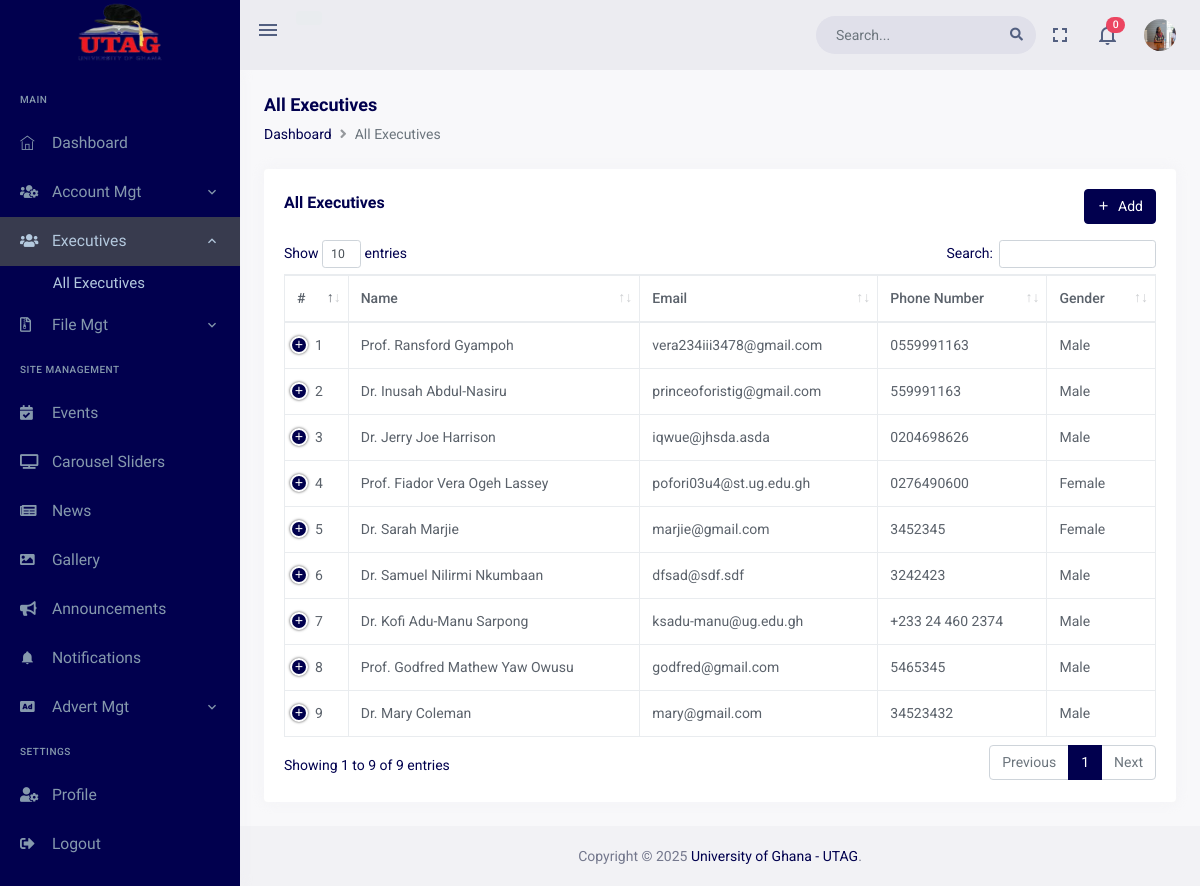
/dashboard/executives/executive_members (signed in), run on an earlier commit of the app's database.
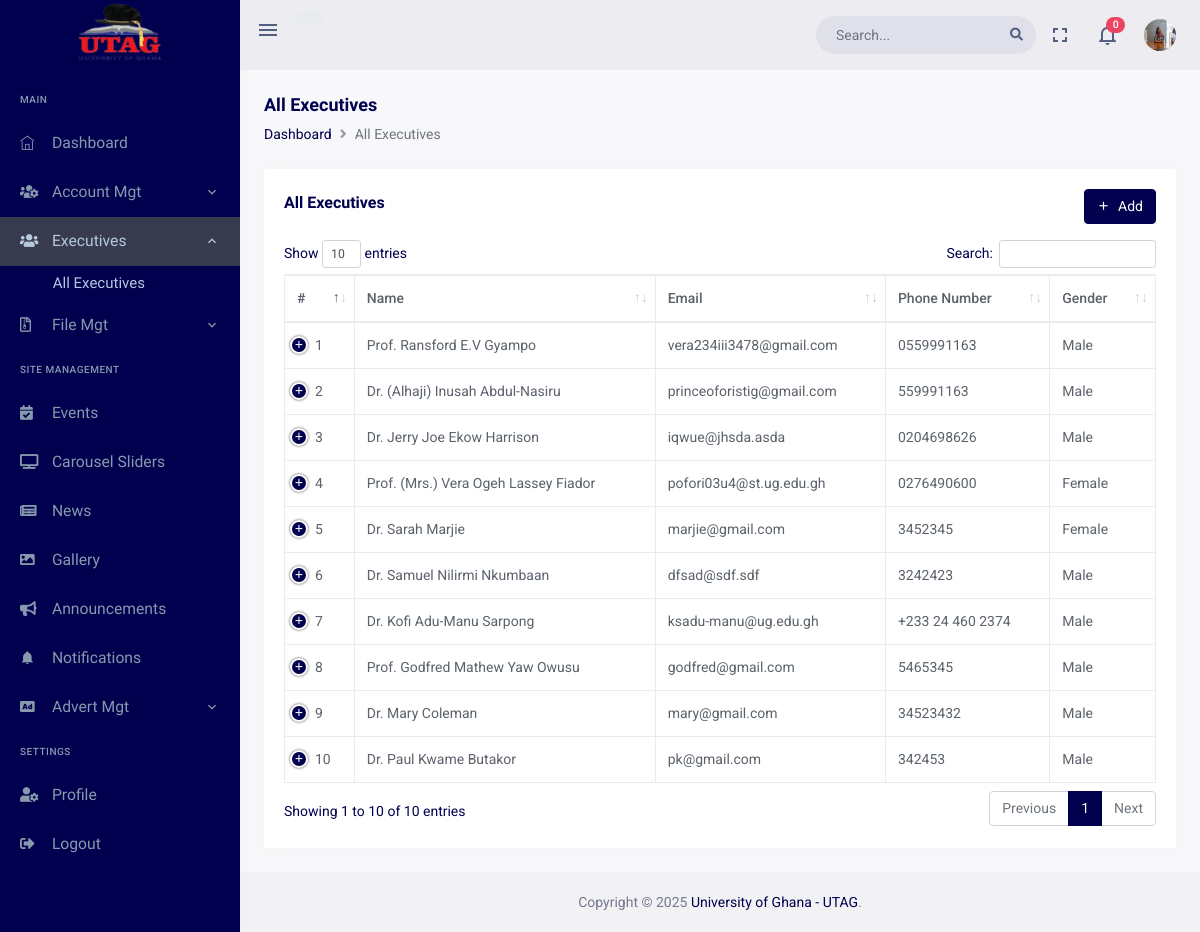
And on a later commit of the database.
### accounts/models.py (models this page shows, shortened)
class User(AbstractBaseUser, PermissionsMixin):
    TITLE_CHOICES = (
        ('Prof.', 'Prof.'),
        ("Prof. (Mrs.)", "Prof. (Mrs.)"),
        ('Dr.', 'Dr.'),
        ("Dr. (Alhaji)", "Dr. (Alhaji)"),
        ('Mr.', 'Mr.'),
        ('Mrs.', 'Mrs.'),
    )
    GENDER_CHOICES = (
        ('Male', 'Male'),
        ('Female', 'Female')
    )
    EXECUTIVE_POSITION_CHOICES = (
        ('President', 'President'),
        ('Vice President', 'Vice President'),
        ('Secretary', 'Secretary'),
        ('Treasurer', 'Treasurer'),
        ("Women's Executive Officer", "Women's Executive Officer"),
        ('Past President', 'Past President'),
        ('CBAS Rep', 'CBAS Rep'),
        ('College of Humanities Rep', 'College of Humanities Rep'),
        ('College of Health Rep', 'College of Health Rep'),
        ("College of Education Rep", "College of Education Rep"),
    )
    title = models.CharField(max_length=15, choices=TITLE_CHOICES)
    first_name = models.CharField(max_length=30)
    other_name = models.CharField(max_length=30, blank=True, null=True)
    last_name = models.CharField(max_length=30)
    gender = models.CharField(max_length=10, choices=GENDER_CHOICES)
    profile_pic = models.ImageField(upload_to='profile_pictures/', blank=True, null=True)
    email = models.EmailField(unique=True)
    email_sent = models.BooleanField(default=False)
    phone_number = models.CharField(max_length=15, blank=True, null=True)
    department = models.CharField(max_length=50, blank=True, null=True)
    created_from_dashboard = models.BooleanField(default=False)
    created_by = models.ForeignKey('self', on_delete=models.CASCADE, blank=True, null=True)
    is_bulk_creation = models.BooleanField(default=False)
    created_at = models.DateTimeField(auto_now_add=True)
    updated_at = models.DateTimeField(auto_now=True)
    is_staff = models.BooleanField(default=False)
    is_superuser = models.BooleanField(default=False)
    executive_image = models.ImageField(upload_to='executive_images/', blank=True, null=True)
    executive_position = models.CharField(max_length=30, choices=EXECUTIVE_POSITION_CHOICES, blank=True, null=True)
    fb_profile_url = models.URLField(blank=True, null=True)
    twitter_profile_url = models.URLField(blank=True, null=True)
    linkedin_profile_url = models.URLField(blank=True, null=True)
    date_appointed = models.DateField(null=True, blank=True)
    date_ended = models.DateField(null=True, blank=True)
    is_active_executive = models.BooleanField(default=False)
    objects = UserManager()
    USERNAME_FIELD = 'email'
    REQUIRED_FIELDS = ['title', 'first_name', 'last_name', 'gender']
    def get_full_name(self):
        if self.other_name:
            return f'{self.title} {self.first_name} {self.other_name} {self.last_name}'
        else:
            return f'{self.title} {self.first_name} {self.last_name}'
    def get_short_name(self):
        return self.first_name
    def get_profile_pic_url(self):
        return self.profile_pic.url if self.profile_pic else '/static/dashboard/assets/images/users/profile.png'
    def get_executive_image_url(self):
        return self.executive_image.url if self.executive_image else None
    def is_admin(self):
        return self.groups.filter(name='Admin').exists() or self.is_superuser
    class Meta:
        permissions = [
        ('view_dashboard', 'Can view dashboard'),
        ('add_admin', 'Can add admin'),
        ('change_admin', 'Can change admin'),
        ('delete_admin', 'Can delete admin'),
        ('view_admin', 'Can view admin'),
        ('add_executive', 'Can add executive'),
        ('change_executive', 'Can change executive'),
        ('delete_executive', 'Can delete executive'),
        ('view_executive', 'Can view executive'),
        ('add_member', 'Can add member'),
        ('change_member', 'Can change member'),
        ('delete_member', 'Can delete member'),
        ('view_member', 'Can view member'),
        ]

### dashboard/views/executives.py (the view)
# urls.py: path('executives/executive_members',views.ExecutiveMembersView.as_view(), name='executive_members'),
class ExecutiveMembersView(PermissionRequiredMixin,View):
    template_name = 'dashboard_pages/executive_members.html'
    permission_required = 'accounts.view_dashboard'
    @method_decorator(MustLogin)
    def get(self, request):
        executive_officers = User.objects.filter(executive_position__in=executive_committee_members_position_order, is_active_executive=True)
        executive_officers = sorted(executive_officers, key=lambda x: executive_committee_members_position_order.index(x.executive_position) if x.executive_position in executive_committee_members_position_order else len(executive_committee_members_position_order))
        members = User.objects.all()
        notifications = Notification.objects.filter(user=request.user).order_by('-created_at')[:5]
        notification_count = Notification.objects.filter(user=request.user, status='UNREAD').count()
        context = {
            'executive_officers': executive_officers,
            'members': members,
            'notifications': notifications,
            'notification_count': notification_count,
        }
        return render(request, self.template_name, context)

### dashboard/templates/dashboard_pages/executive_members.html (shortened to what this page needs)
{% extends "base/dashboard_base.html" %}
{% load static %}
{% block content %}
<div class="page-content">
    <div class="container-fluid">
        <div class="page-title-box">
            <div class="row align-items-center">
                <div class="col-md-8">
                    <h6 class="page-title">All Executives</h6>
                    <ol class="breadcrumb m-0">
                        <li class="breadcrumb-item"><a href="{% url 'dashboard:dashboard' %}">Dashboard</a></li>
                        <li class="breadcrumb-item active" aria-current="page">All Executives</li>
                    </ol>
                </div>
            </div>
        </div>
        <div class="row">
            <div class="col-12">
                <div class="card">
                    <div class="card-body">
                        <div class="row align-items-center">
                            <div class="col-md-8">
                                <h4 class="card-title">All Executives</h4>
                            </div>
                            {% if user.is_admin or user.is_superuser %}
                            <div class="col-md-4">
                                <div class="float-end d-none d-md-block">
                                    <div class="dropdown">
                                        <button class="btn btn-primary dropdown-toggle" type="button" id="addDropdown" data-bs-toggle="dropdown" aria-expanded="false">
                                            <i class="mdi mdi-plus me-1"></i> Add
                                        </button>
                                    </div>
                                </div>
                            </div>
                            {% endif %}
                        </div>
                        <div class="mt-3">
                            <table id="datatable" class="table table-bordered dt-responsive nowrap" style="border-collapse: collapse; border-spacing: 0; width: 100%;">
                                <thead>
                                    <tr>
                                        <th>#</th>
                                        <th>Name</th>
                                        <th>Email</th>
                                        <th>Phone Number</th>
                                        <th>Gender</th>
                                    </tr>
                                </thead>
                                <tbody>
                                    {% for executive in executive_officers %}
                                    <tr>
                                        <td>{{forloop.counter}}</td>
                                        <td>{{executive.get_full_name}}</td>
                                        <td>{{executive.email}}</td>
                                        <td>{{executive.phone_number}}</td>
                                        <td>{{executive.gender}}</td>
                                    </tr>
                                    {% endfor %}
                                </tbody>
                            </table>
                        </div>
                    </div>
                </div>
            </div>
        </div>
    </div>
</div>
{% endblock content %}
{% block my_styles %}
 <link href="{% static 'dashboard/assets/libs/datatables.net-bs4/css/dataTables.bootstrap4.min.css' %}" rel="stylesheet" type="text/css">
 <link href="{% static 'dashboard/assets/libs/datatables.net-buttons-bs4/css/buttons.bootstrap4.min.css' %}" rel="stylesheet" type="text/css">
 <link href="{% static 'dashboard/assets/libs/datatables.net-responsive-bs4/css/responsive.bootstrap4.min.css' %}" rel="stylesheet" type="text/css">
{% endblock my_styles %}

What changed in the data, as far as the page shows it:
changed User "vera234iii3478@gmail.com": get_full_name "Prof. Ransford Gyampoh" → "Prof. Ransford E.V Gyampo"
changed User "princeoforistig@gmail.com": get_full_name "Dr. Inusah Abdul-Nasiru" → "Dr. (Alhaji) Inusah Abdul-Nasiru"
changed User "iqwue@jhsda.asda": get_full_name "Dr. Jerry Joe Harrison" → "Dr. Jerry Joe Ekow Harrison"
changed User "pofori03u4@st.ug.edu.gh": get_full_name "Prof. Fiador Vera Ogeh Lassey" → "Prof. (Mrs.) Vera Ogeh Lassey Fiador"
added User: get_full_name "Dr. Paul Kwame Butakor", email "pk@gmail.com", phone_number "342453", gender "Male"
Also different on the page:
text written by a page script: "Show entries Search: Showing 1 to 9 of 9 entries Previous 1 Next" → "Show entries Search: Showing 1 to 10 of 10 entries Previous 1 Next"
